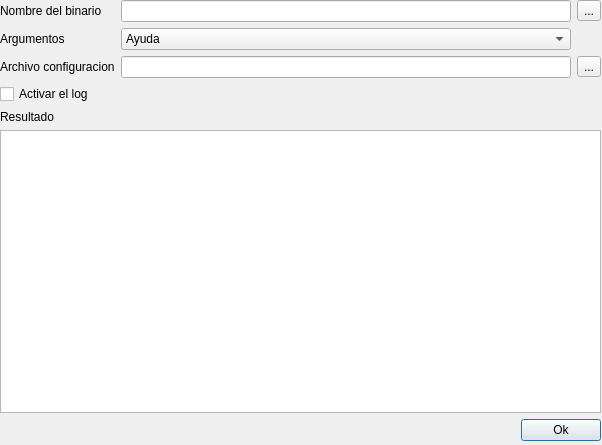
<?xml version="1.0" encoding="UTF-8"?>
<ui version="4.0">
 <class>DialogResult</class>
 <widget class="QDialog" name="DialogResult">
  <property name="windowModality">
   <enum>Qt::WindowModal</enum>
  </property>
  <property name="geometry">
   <rect>
    <x>0</x>
    <y>0</y>
    <width>602</width>
    <height>445</height>
   </rect>
  </property>
  <property name="minimumSize">
   <size>
    <width>602</width>
    <height>445</height>
   </size>
  </property>
  <property name="maximumSize">
   <size>
    <width>602</width>
    <height>445</height>
   </size>
  </property>
  <property name="windowTitle">
   <string>Dialog</string>
  </property>
  <widget class="QWidget" name="layoutWidget">
   <property name="geometry">
    <rect>
     <x>0</x>
     <y>0</y>
     <width>601</width>
     <height>441</height>
    </rect>
   </property>
   <layout class="QGridLayout" name="gridLayout_2">
    <item row="0" column="0" colspan="2">
     <layout class="QGridLayout" name="gridLayout">
      <item row="1" column="1">
       <widget class="QComboBox" name="comboConfig">
        <item>
         <property name="text">
          <string extracomment="h">Ayuda</string>
         </property>
        </item>
        <item>
         <property name="text">
          <string extracomment="s">Calculo de similitud</string>
         </property>
        </item>
        <item>
         <property name="text">
          <string extracomment="f">Ejecutar con archivo de configuracion</string>
         </property>
        </item>
        <item>
         <property name="text">
          <string extracomment="t">Ejutar tests internos</string>
         </property>
        </item>
       </widget>
      </item>
      <item row="2" column="0">
       <widget class="QLabel" name="label_3">
        <property name="text">
         <string>Archivo configuracion</string>
        </property>
       </widget>
      </item>
      <item row="3" column="0">
       <widget class="QCheckBox" name="checkBoxLog">
        <property name="text">
         <string>Activar el log</string>
        </property>
       </widget>
      </item>
      <item row="0" column="0">
       <widget class="QLabel" name="label">
        <property name="text">
         <string>Nombre del binario</string>
        </property>
       </widget>
      </item>
      <item row="0" column="1">
       <widget class="QLineEdit" name="fieldBinary"/>
      </item>
      <item row="1" column="0">
       <widget class="QLabel" name="label_2">
        <property name="text">
         <string>Argumentos</string>
        </property>
       </widget>
      </item>
      <item row="2" column="1">
       <widget class="QLineEdit" name="fieldConfigFile"/>
      </item>
      <item row="2" column="2">
       <widget class="QToolButton" name="btnConfig">
        <property name="text">
         <string>...</string>
        </property>
       </widget>
      </item>
      <item row="0" column="2">
       <widget class="QToolButton" name="btnBinary">
        <property name="text">
         <string>...</string>
        </property>
       </widget>
      </item>
     </layout>
    </item>
    <item row="1" column="0" colspan="2">
     <layout class="QVBoxLayout" name="verticalLayout">
      <item>
       <widget class="QLabel" name="label_4">
        <property name="text">
         <string>Resultado</string>
        </property>
       </widget>
      </item>
      <item>
       <widget class="QTextEdit" name="textResult">
        <property name="readOnly">
         <bool>true</bool>
        </property>
       </widget>
      </item>
     </layout>
    </item>
    <item row="2" column="0">
     <spacer name="horizontalSpacer">
      <property name="orientation">
       <enum>Qt::Horizontal</enum>
      </property>
      <property name="sizeHint" stdset="0">
       <size>
        <width>328</width>
        <height>20</height>
       </size>
      </property>
     </spacer>
    </item>
    <item row="2" column="1">
     <widget class="QPushButton" name="btnExecute">
      <property name="text">
       <string>Ok</string>
      </property>
     </widget>
    </item>
   </layout>
  </widget>
 </widget>
 <resources/>
 <connections/>
</ui>
